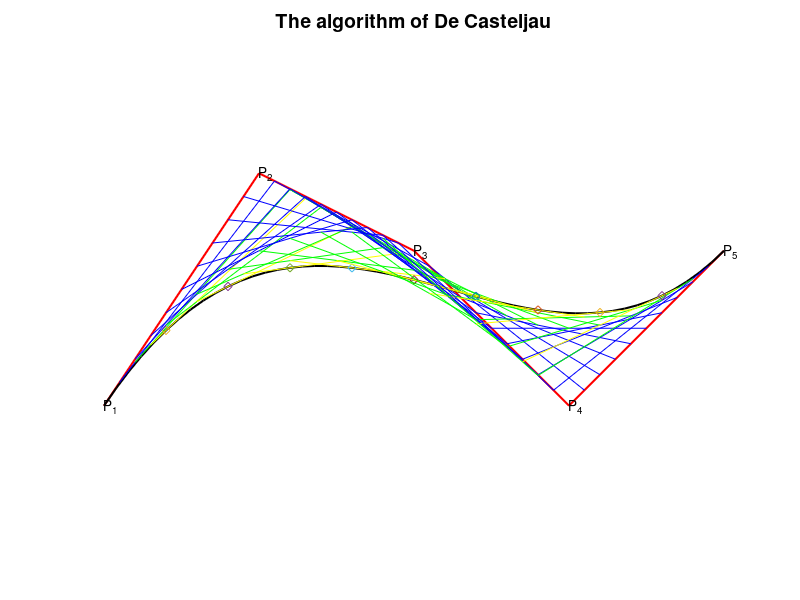

Write MATLAB code to recreate this figure.
%% Group members: Liuhan Pan; Ming Qu
%%%******Press "enter" to show the procedures of the algorithms********

%% 
clear all
P1 = [ 1; 2 ];
P2 = [ 3; 5 ];
P3 = [ 5; 4 ];
P4 = [ 7; 2];
P5=[ 9; 4];
P=[P1 P2 P3 P4 P5];


%%plot the control points
Hl = plot(P(1, :), P(2, :));
set(Hl, 'LineWidth', 1.5, 'Color', 'r', 'LineStyle', '-')
axis equal, axis off
ht = title('The algorithm of De Casteljau');
set(ht, 'FontSize', 14)
hold on
text(1,2, 'P_1')
text(3,5, 'P_2')
text(5,4, 'P_3')
text(7,2, 'P_4')
text(9,4, 'P_5')


%%calculate and plot Bezier curve
t  = 0: 0.02: 1;                % parameter
C1 = (1 - t).^4;                % Bernstein polynomials
C2 = 4*t.*(1 -t).^3;
C3 = 6*t.^2.*(1 -t).^2;
C4 = 4*(1-t).*t.^3;
C5 = t.^4;
C  = [ C1; C2; C3; C4;C5 ];
B  = P*C;
H2 = plot(B(1, :), B(2, :));
set(H2, 'LineWidth', 1.5, 'Color','k', 'LineStyle', '-')
hp1 = plot([ ], [ ]);
hp2 = plot([ ], [ ]);
hp3 = plot([ ], [ ]);
pause


% loop over t
for t = 0.1: 0.1: 0.9;          % begin loop
% first interpolation;
P12 = (1 -t)*P1 + t*P2;
P23 = (1 -t)*P2 + t*P3;
P34 = (1 -t)*P3 + t*P4;
P45 = (1 -t)*P4 + t*P5;
hp1 = plot([P12(1) P23(1) P34(1) P45(1)], [P12(2) P23(2) P34(2) P45(2)], 'b-', 'LineWidth', 0.5);
% second interpolation
P123 = (1 -t)*P12 + t*P23;
P234 = (1 -t)*P23 + t*P34;
P345 = (1 -t)*P34 + t*P45;
hp2  = plot([ P123(1) P234(1) P345(1)], [ P123(2) P234(2) P345(2)], 'g-', 'LineWidth', 0.5);
% third interpolation
P1234 = (1 -t)*P123 + t*P234;
P2345 = (1 -t)*P234 + t*P345;
hp3=plot([P1234(1) P2345(1)],[P1234(2) P2345(2)], 'y-', 'LineWidth', 0.5);
% forth interpolation
P = (1 -t)*P1234 + t*P2345;
plot(P(1), P(2), 'd')
pause
end

hold off